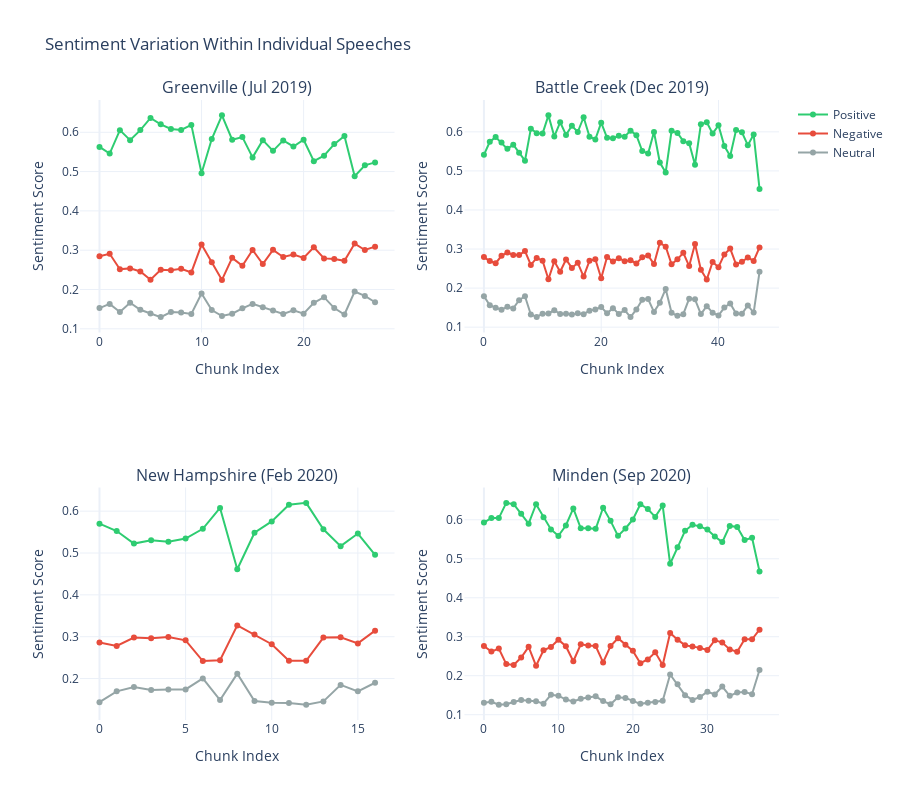

Write notebook code for a chart like this one.
### Markdown cell above
## Chunk-Level Sentiment Analysis

Examining sentiment variation within individual speeches.

### Code cell
# Select a few interesting speeches to examine in detail
selected_speeches = [0, 10, 20, 30]  # First, middle, and later speeches

fig = make_subplots(
    rows=2, cols=2,
    subplot_titles=[f"{sentiment_results[i]['location']} ({sentiment_results[i]['month']} {sentiment_results[i]['year']})" 
                    for i in selected_speeches]
)

positions = [(1, 1), (1, 2), (2, 1), (2, 2)]

for idx, (speech_idx, pos) in enumerate(zip(selected_speeches, positions)):
    result = sentiment_results[speech_idx]
    chunks = result['chunk_predictions']
    
    chunk_indices = list(range(len(chunks)))
    
    # Add traces for each sentiment
    fig.add_trace(
        go.Scatter(x=chunk_indices, y=chunks[:, 0],
                   mode='lines+markers', name='Positive',
                   line=dict(color='#2ecc71'), showlegend=(idx == 0)),
        row=pos[0], col=pos[1]
    )
    fig.add_trace(
        go.Scatter(x=chunk_indices, y=chunks[:, 1],
                   mode='lines+markers', name='Negative',
                   line=dict(color='#e74c3c'), showlegend=(idx == 0)),
        row=pos[0], col=pos[1]
    )
    fig.add_trace(
        go.Scatter(x=chunk_indices, y=chunks[:, 2],
                   mode='lines+markers', name='Neutral',
                   line=dict(color='#95a5a6'), showlegend=(idx == 0)),
        row=pos[0], col=pos[1]
    )
    
    fig.update_xaxes(title_text="Chunk Index", row=pos[0], col=pos[1])
    fig.update_yaxes(title_text="Sentiment Score", row=pos[0], col=pos[1])

fig.update_layout(
    height=800,
    title_text="Sentiment Variation Within Individual Speeches",
    template='plotly_white',
    showlegend=True
)

fig.show()

### Figure 1 — Plotly figure (JSON) as saved in the notebook; plotly's stock layout.template omitted (floating-point values rounded to 4 significant figures)
{"data": [{"line": {"color": "#2ecc71"}, "mode": "lines+markers", "name": "Positive", "showlegend": true, "type": "scatter", "x": [0, 1, 2, 3, 4, 5, 6, 7, 8, 9, 10, 11, 12, 13, 14, 15, 16, 17, 18, 19, 20, 21, 22, 23, 24, 25, 26, 27], "xaxis": "x", "y": [0.5629, 0.5458, 0.6054, 0.5799, 0.6055, 0.6364, 0.6202, 0.6084, 0.6061, 0.6188, 0.4958, 0.5829, 0.643, 0.5811, 0.5879, 0.5361, 0.58, 0.5527, 0.5793, 0.5639, 0.5811, 0.5266, 0.5404, 0.5699, 0.5906, 0.4882, 0.5159, 0.5234], "yaxis": "y"}, {"line": {"color": "#e74c3c"}, "mode": "lines+markers", "name": "Negative", "showlegend": true, "type": "scatter", "x": [0, 1, 2, 3, 4, 5, 6, 7, 8, 9, 10, 11, 12, 13, 14, 15, 16, 17, 18, 19, 20, 21, 22, 23, 24, 25, 26, 27], "xaxis": "x", "y": [0.2844, 0.2908, 0.2517, 0.2537, 0.246, 0.2248, 0.2501, 0.2489, 0.2525, 0.2435, 0.3143, 0.2694, 0.2244, 0.2805, 0.2602, 0.3005, 0.2649, 0.301, 0.2827, 0.2888, 0.2803, 0.3074, 0.2791, 0.2773, 0.273, 0.3168, 0.3005, 0.309], "yaxis": "y"}, {"line": {"color": "#95a5a6"}, "mode": "lines+markers", "name": "Neutral", "showlegend": true, "type": "scatter", "x": [0, 1, 2, 3, 4, 5, 6, 7, 8, 9, 10, 11, 12, 13, 14, 15, 16, 17, 18, 19, 20, 21, 22, 23, 24, 25, 26, 27], "xaxis": "x", "y": [0.1527, 0.1633, 0.1429, 0.1663, 0.1485, 0.1387, 0.1297, 0.1427, 0.1414, 0.1378, 0.1899, 0.1477, 0.1326, 0.1384, 0.152, 0.1634, 0.1551, 0.1463, 0.138, 0.1473, 0.1386, 0.166, 0.1804, 0.1528, 0.1364, 0.195, 0.1836, 0.1676], "yaxis": "y"}, {"line": {"color": "#2ecc71"}, "mode": "lines+markers", "name": "Positive", "showlegend": false, "type": "scatter", "x": [0, 1, 2, 3, 4, 5, 6, 7, 8, 9, 10, 11, 12, 13, 14, 15, 16, 17, 18, 19, 20, 21, 22, 23, 24, 25, 26, 27, 28, 29, 30, 31, 32, 33, 34, 35, 36, 37, 38, 39, 40, 41, 42, 43, 44, 45, 46, 47], "xaxis": "x2", "y": [0.5412, 0.5747, 0.5866, 0.5727, 0.5565, 0.5671, 0.5464, 0.5261, 0.6081, 0.5967, 0.5955, 0.6422, 0.5882, 0.6245, 0.5922, 0.6156, 0.5996, 0.6374, 0.5878, 0.5806, 0.6234, 0.5846, 0.5833, 0.5899, 0.5874, 0.603, 0.5915, 0.551, 0.5445, 0.5996, 0.5215, 0.4962, 0.6026, 0.5974, 0.5761, 0.5707, 0.5159, 0.6196, 0.6245, 0.5959, 0.6168, 0.5637, 0.5381, 0.6046, 0.5988, 0.5658, 0.5931, 0.454], "yaxis": "y2"}, {"line": {"color": "#e74c3c"}, "mode": "lines+markers", "name": "Negative", "showlegend": false, "type": "scatter", "x": [0, 1, 2, 3, 4, 5, 6, 7, 8, 9, 10, 11, 12, 13, 14, 15, 16, 17, 18, 19, 20, 21, 22, 23, 24, 25, 26, 27, 28, 29, 30, 31, 32, 33, 34, 35, 36, 37, 38, 39, 40, 41, 42, 43, 44, 45, 46, 47], "xaxis": "x2", "y": [0.2794, 0.2692, 0.2637, 0.2826, 0.2912, 0.285, 0.2847, 0.2948, 0.2594, 0.2773, 0.2701, 0.2227, 0.2685, 0.2418, 0.2732, 0.2517, 0.2646, 0.2295, 0.2699, 0.2741, 0.2252, 0.2799, 0.268, 0.2765, 0.2688, 0.2713, 0.2632, 0.2788, 0.2837, 0.2614, 0.316, 0.3059, 0.2608, 0.2737, 0.2905, 0.2563, 0.3129, 0.2469, 0.2218, 0.267, 0.2535, 0.2861, 0.3013, 0.2607, 0.2672, 0.2785, 0.2695, 0.3042], "yaxis": "y2"}, {"line": {"color": "#95a5a6"}, "mode": "lines+markers", "name": "Neutral", "showlegend": false, "type": "scatter", "x": [0, 1, 2, 3, 4, 5, 6, 7, 8, 9, 10, 11, 12, 13, 14, 15, 16, 17, 18, 19, 20, 21, 22, 23, 24, 25, 26, 27, 28, 29, 30, 31, 32, 33, 34, 35, 36, 37, 38, 39, 40, 41, 42, 43, 44, 45, 46, 47], "xaxis": "x2", "y": [0.1794, 0.1561, 0.1498, 0.1447, 0.1523, 0.1479, 0.1689, 0.1791, 0.1324, 0.126, 0.1344, 0.1351, 0.1433, 0.1336, 0.1346, 0.1327, 0.1358, 0.1331, 0.1423, 0.1454, 0.1513, 0.1355, 0.1486, 0.1336, 0.1438, 0.1257, 0.1453, 0.1702, 0.1719, 0.1391, 0.1625, 0.1979, 0.1366, 0.1289, 0.1333, 0.1729, 0.1713, 0.1334, 0.1538, 0.1372, 0.1297, 0.1502, 0.1606, 0.1347, 0.134, 0.1557, 0.1375, 0.2418], "yaxis": "y2"}, {"line": {"color": "#2ecc71"}, "mode": "lines+markers", "name": "Positive", "showlegend": false, "type": "scatter", "x": [0, 1, 2, 3, 4, 5, 6, 7, 8, 9, 10, 11, 12, 13, 14, 15, 16], "xaxis": "x3", "y": [0.5702, 0.5525, 0.5225, 0.5307, 0.5269, 0.5346, 0.5577, 0.6077, 0.4612, 0.5485, 0.5755, 0.6154, 0.6198, 0.5566, 0.5163, 0.5466, 0.4956], "yaxis": "y3"}, {"line": {"color": "#e74c3c"}, "mode": "lines+markers", "name": "Negative", "showlegend": false, "type": "scatter", "x": [0, 1, 2, 3, 4, 5, 6, 7, 8, 9, 10, 11, 12, 13, 14, 15, 16], "xaxis": "x3", "y": [0.2862, 0.278, 0.2978, 0.2964, 0.2991, 0.2913, 0.2418, 0.2436, 0.3271, 0.3051, 0.282, 0.2427, 0.2425, 0.298, 0.2988, 0.284, 0.3145], "yaxis": "y3"}, {"line": {"color": "#95a5a6"}, "mode": "lines+markers", "name": "Neutral", "showlegend": false, "type": "scatter", "x": [0, 1, 2, 3, 4, 5, 6, 7, 8, 9, 10, 11, 12, 13, 14, 15, 16], "xaxis": "x3", "y": [0.1436, 0.1695, 0.1797, 0.1729, 0.1739, 0.1741, 0.2004, 0.1486, 0.2118, 0.1464, 0.1424, 0.1419, 0.1377, 0.1454, 0.1849, 0.1694, 0.19], "yaxis": "y3"}, {"line": {"color": "#2ecc71"}, "mode": "lines+markers", "name": "Positive", "showlegend": false, "type": "scatter", "x": [0, 1, 2, 3, 4, 5, 6, 7, 8, 9, 10, 11, 12, 13, 14, 15, 16, 17, 18, 19, 20, 21, 22, 23, 24, 25, 26, 27, 28, 29, 30, 31, 32, 33, 34, 35, 36, 37], "xaxis": "x4", "y": [0.5928, 0.6048, 0.6044, 0.6434, 0.6399, 0.6158, 0.5899, 0.6399, 0.6067, 0.5753, 0.5587, 0.5854, 0.629, 0.5782, 0.5783, 0.5768, 0.6308, 0.5972, 0.5588, 0.5778, 0.6009, 0.6399, 0.6278, 0.6074, 0.6365, 0.4872, 0.5293, 0.5717, 0.5873, 0.5831, 0.5751, 0.5571, 0.5427, 0.5843, 0.5816, 0.5482, 0.5537, 0.4673], "yaxis": "y4"}, {"line": {"color": "#e74c3c"}, "mode": "lines+markers", "name": "Negative", "showlegend": false, "type": "scatter", "x": [0, 1, 2, 3, 4, 5, 6, 7, 8, 9, 10, 11, 12, 13, 14, 15, 16, 17, 18, 19, 20, 21, 22, 23, 24, 25, 26, 27, 28, 29, 30, 31, 32, 33, 34, 35, 36, 37], "xaxis": "x4", "y": [0.2765, 0.2619, 0.2697, 0.2298, 0.2275, 0.2467, 0.274, 0.2255, 0.265, 0.2738, 0.2925, 0.2757, 0.2371, 0.2807, 0.2777, 0.2762, 0.2342, 0.2759, 0.2962, 0.2792, 0.2638, 0.2322, 0.2416, 0.2602, 0.2277, 0.3097, 0.2925, 0.2782, 0.2748, 0.2714, 0.2658, 0.2912, 0.285, 0.2674, 0.2615, 0.2937, 0.2935, 0.3181], "yaxis": "y4"}, {"line": {"color": "#95a5a6"}, "mode": "lines+markers", "name": "Neutral", "showlegend": false, "type": "scatter", "x": [0, 1, 2, 3, 4, 5, 6, 7, 8, 9, 10, 11, 12, 13, 14, 15, 16, 17, 18, 19, 20, 21, 22, 23, 24, 25, 26, 27, 28, 29, 30, 31, 32, 33, 34, 35, 36, 37], "xaxis": "x4", "y": [0.1308, 0.1333, 0.1259, 0.1268, 0.1326, 0.1375, 0.136, 0.1347, 0.1283, 0.151, 0.1488, 0.1389, 0.1339, 0.1411, 0.144, 0.147, 0.1351, 0.1268, 0.145, 0.143, 0.1354, 0.1279, 0.1306, 0.1324, 0.1358, 0.2031, 0.1782, 0.1502, 0.1379, 0.1454, 0.1591, 0.1517, 0.1723, 0.1484, 0.1569, 0.1581, 0.1528, 0.2146], "yaxis": "y4"}], "layout": {"annotations": [{"font": {"size": 16}, "showarrow": false, "text": "Greenville (Jul 2019)", "x": 0.225, "xanchor": "center", "xref": "paper", "y": 1, "yanchor": "bottom", "yref": "paper"}, {"font": {"size": 16}, "showarrow": false, "text": "Battle Creek (Dec 2019)", "x": 0.775, "xanchor": "center", "xref": "paper", "y": 1, "yanchor": "bottom", "yref": "paper"}, {"font": {"size": 16}, "showarrow": false, "text": "New Hampshire (Feb 2020)", "x": 0.225, "xanchor": "center", "xref": "paper", "y": 0.375, "yanchor": "bottom", "yref": "paper"}, {"font": {"size": 16}, "showarrow": false, "text": "Minden (Sep 2020)", "x": 0.775, "xanchor": "center", "xref": "paper", "y": 0.375, "yanchor": "bottom", "yref": "paper"}], "height": 800, "showlegend": true, "title": {"text": "Sentiment Variation Within Individual Speeches"}, "xaxis": {"anchor": "y", "domain": [0, 0.45], "title": {"text": "Chunk Index"}}, "xaxis2": {"anchor": "y2", "domain": [0.55, 1], "title": {"text": "Chunk Index"}}, "xaxis3": {"anchor": "y3", "domain": [0, 0.45], "title": {"text": "Chunk Index"}}, "xaxis4": {"anchor": "y4", "domain": [0.55, 1], "title": {"text": "Chunk Index"}}, "yaxis": {"anchor": "x", "domain": [0.625, 1], "title": {"text": "Sentiment Score"}}, "yaxis2": {"anchor": "x2", "domain": [0.625, 1], "title": {"text": "Sentiment Score"}}, "yaxis3": {"anchor": "x3", "domain": [0, 0.375], "title": {"text": "Sentiment Score"}}, "yaxis4": {"anchor": "x4", "domain": [0, 0.375], "title": {"text": "Sentiment Score"}}}}
